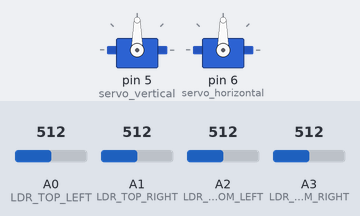
This sketch was run on a simulated Arduino Uno, built with avr-gcc and run on an emulated ATmega328P. Parts: 2 × servo. The inputs (shaded band) are chosen by the test bench; at power-on: A0 (LDR_TOP_LEFT) = 512, A1 (LDR_TOP_RIGHT) = 512, A2 (LDR_BOTTOM_LEFT) = 512, A3 (LDR_BOTTOM_RIGHT) = 512. What the sketch prints to the serial monitor is not drawn.

Above: at 1.2 s.
1.3 s: A0 (LDR_TOP_LEFT) set to 320
2.8 s: A0 (LDR_TOP_LEFT) set to 296
At 3.26 s:
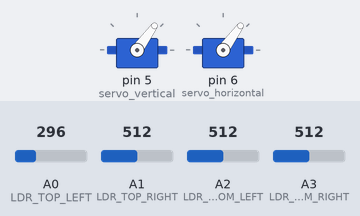
At 4.5 s:
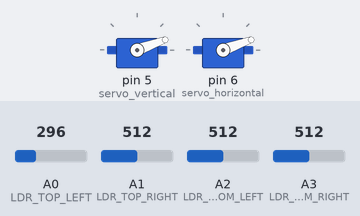
5.1 s: A1 (LDR_TOP_RIGHT) set to 943
8.1 s: A1 (LDR_TOP_RIGHT) set to 963
At 10.8 s:
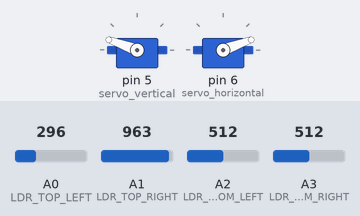
11.1 s: A2 (LDR_BOTTOM_LEFT) set to 933
12.6 s: A2 (LDR_BOTTOM_LEFT) set to 967
At 12.76 s:
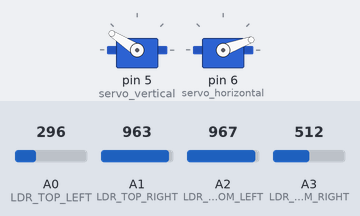
Timing chart, 0 to 15.8 s (numbered marks = the images above; inputs shaded):
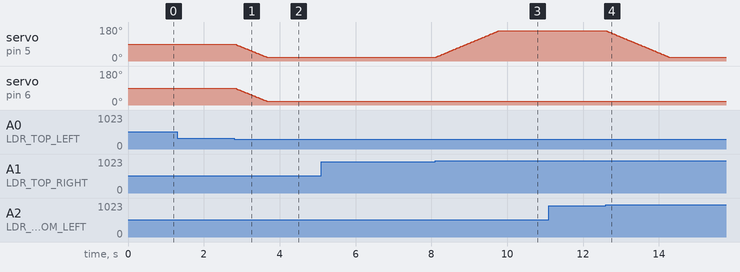

The sketch:

Solar-panel-tracker.ino
```cpp
#include <Servo.h>

const int LDR_TOP_LEFT = A0;
const int LDR_TOP_RIGHT = A1;
const int LDR_BOTTOM_LEFT = A2;
const int LDR_BOTTOM_RIGHT = A3;
const int LIGHT_THRESHOLD = 10;

Servo servo_horizontal;
Servo servo_vertical;
int pos_sh = 90;
int pos_sv = 90;
const int UPPER_LIMIT_POS = 160;  //Límite superior de los servos
const int LOWER_LIMIT_POS = 20;   //Límite inferior de los servos

void setup() {
  Serial.begin(115200);
  servo_vertical.attach(5);
  servo_horizontal.attach(6);
  servo_vertical.write(90);
  servo_horizontal.write(90);
  pos_sv = servo_vertical.read();
  pos_sh = servo_horizontal.read();
}

void loop() {
  int ldr_tl_value = analogRead(LDR_TOP_LEFT) / 10;
  int ldr_tr_value = analogRead(LDR_TOP_RIGHT) / 10;
  int ldr_bl_value = analogRead(LDR_BOTTOM_LEFT) / 10;
  int ldr_br_value = analogRead(LDR_BOTTOM_RIGHT) / 10;

  int average_top = (ldr_tl_value + ldr_tr_value) / 2; //Media de los 2 LDR de arriba
  int average_bottom = (ldr_bl_value + ldr_br_value) / 2; //Media de los 2 LDR de abajo
  int average_left = (ldr_tl_value + ldr_bl_value) / 2; //Media de los 2 LDR de la izquierda
  int average_right = (ldr_tr_value + ldr_br_value) / 2; //Media de los 2 LDR de la derecha

  moveSolarTracker(average_top, average_bottom, average_left, average_right);
  delay(10);
  Serial.println(String(ldr_tl_value) +", "+String(ldr_tr_value) +", "+String(ldr_bl_value) +", "+String(ldr_br_value));
  Serial.println(String(average_top) +", "+String(average_bottom) +", "+String(average_left) +", "+String(average_right));
}

void moveSolarTracker(int average_top, int average_bottom, int average_left, int average_right) {
  //Movemos el solar tracker hacia arriba o hacia abajo
  if ((average_top - average_bottom) > LIGHT_THRESHOLD && pos_sv < UPPER_LIMIT_POS) {
    pos_sv++;
    servo_vertical.write(pos_sv);
    Serial.println("sv= "+String(pos_sv));
  }
  else if ((average_bottom - average_top) > LIGHT_THRESHOLD && pos_sv > LOWER_LIMIT_POS) {
    pos_sv--;
    servo_vertical.write(pos_sv);
    Serial.println("sv= "+String(pos_sv));
  }

  //Movemos el solar tracker hacia la derecha o hacia la izquierda
  if ((average_left - average_right) > LIGHT_THRESHOLD && pos_sh < UPPER_LIMIT_POS) {
    pos_sh++;
    servo_horizontal.write(pos_sh);
    Serial.println("sh= "+String(pos_sh));
  }
  else if ((average_right - average_left) > LIGHT_THRESHOLD && pos_sh > LOWER_LIMIT_POS) {
    pos_sh--;
    servo_horizontal.write(pos_sh);
    Serial.println("sh= "+String(pos_sh));
  }
}
```

Measured:
- the behaviour switches between 310 and 309 on A0 (LDR_TOP_LEFT) (found by bisection; images 0 and 1)
- the behaviour switches between 949 and 950 on A1 (LDR_TOP_RIGHT) (found by bisection; images 2 and 3)
- the behaviour switches between 949 and 950 on A2 (LDR_BOTTOM_LEFT) (found by bisection; images 3 and 4)
- after the input at 2.8 s, servo on pin 5 (servo_vertical), servo on pin 6 (servo_horizontal): moves from 90° to 20° over 0.84 s, starting at once
- after the input at 8.1 s, servo on pin 5 (servo_vertical): moves from 20° to 160° over 1.7 s, starting at once
- after the input at 12.6 s, servo on pin 5 (servo_vertical): moves from 160° to 20° over 1.7 s, starting at once
